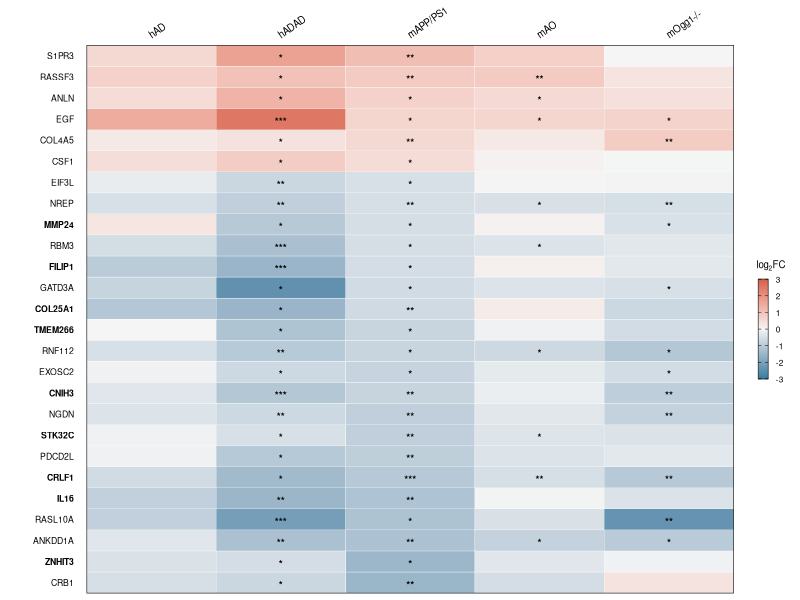
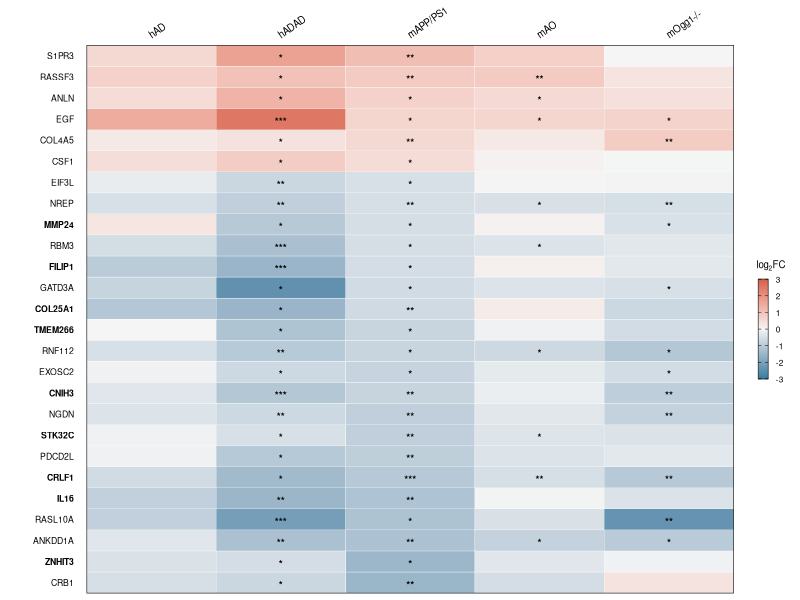

Recreate these plots in R, in order.
# ------------------------------------------------------------------------------
# Fig. 5f - Heatmap, overlap with human AD and ADAD data, astrocytes
#
# Input:  Astrocytes_R.csv
# Output: hADAD_Astro.svg
# ------------------------------------------------------------------------------

# Load libraries
library(tidyverse)
library(reshape2)

# Read input data. Human logFC values (nebula, natural log) are converted to
# log2FC to match the mouse values (limma-voom, log2)
data <- read.csv("Astrocytes_R.csv") %>%
  mutate(across(c(sAD, hADAD), ~ .x / log(2)))

# Column order for the heatmap
logFC_columns <- c("sAD", "hADAD", "APPvsWT", "AOvsWT", "Ogg1vsWT")
pval_columns <- c("sAD_pval", "hADAD_pval","APPvsWT_pval", "AOvsWT_pval", "Ogg1vsWT_pval")

# Symmetric color scale limits (rounded up to 0.5)
fc_limit <- ceiling(max(abs(data[, logFC_columns]), na.rm = TRUE) * 2) / 2

# Order genes by APPvsWT log2FC (highest at top)
sorted_genes <- data %>%
  arrange(desc(APPvsWT)) %>%
  pull(Gene)

sorted_genes <- rev(sorted_genes)

# Position of each gene in the heatmap
gene_order <- data.frame(
  Gene = sorted_genes,
  Order = 1:length(sorted_genes)
)

# Genes shown in bold
bold_genes <- c("COL16A1", "PAQR4", "RLBP1", "IRAK4", "CHKB", "PPP1R26", "MAPK12", "CMTM5", "DERA", "PXMP4", "CRLF1", "STK32C", "COL25A1", "DOCK10", "CNIH3", "CACNA1H", "IL16", "FRMD5", "CDKL1", "TMEM266", "ZNHIT3", "FILIP1", "PTPRE", "SH3PXD2A", "AJAP1", "MMP24"
)

# Reshape to long format and add p-values
plot_data <- data %>%
  left_join(gene_order, by = "Gene") %>%
  dplyr::select(Gene, Order, all_of(logFC_columns)) %>%
  melt(id.vars = c("Gene", "Order"), variable.name = "Comparison", value.name = "logFC") %>%
  # Add p-values
  left_join(
    data %>%
      dplyr::select(Gene, all_of(pval_columns)) %>%
      melt(id.vars = "Gene", variable.name = "pval_var", value.name = "pval") %>%
      mutate(Comparison = str_remove(pval_var, "_pval")) %>%
      dplyr::select(-pval_var),
    by = c("Gene", "Comparison")
  ) %>%
  # Significance stars
  mutate(
    pval_stars = case_when(
      pval < 0.001 ~ "***",
      pval < 0.01 ~ "**",
      pval < 0.05 ~ "*",
      TRUE ~ ""
    ),
    is_significant = pval < 0.05
  ) %>%
  # Set column and gene order
  mutate(
    Comparison = factor(Comparison, levels = logFC_columns),
    Gene = factor(Gene, levels = sorted_genes)
  ) %>%
  arrange(Order, Comparison)

# Column labels
comparison_labels <- c("hAD", "hADAD", "mAPP/PS1", "mAO", "mOgg1-/-")
levels(plot_data$Comparison) <- comparison_labels

# Number of genes and comparisons
n_genes <- length(unique(plot_data$Gene))
n_comparisons <- length(unique(plot_data$Comparison))

# Cell size (inches)
cell_width <- 0.08
cell_height <- 0.08

# Plot size from number of cells
plot_width <- n_comparisons * cell_width + 2.2
plot_height <- n_genes * cell_height + 0.8

# Gene labels
gene_labels <- data.frame(
  Gene = sorted_genes,
  y_pos = 1:length(sorted_genes),
  is_bold = sorted_genes %in% bold_genes
)

# Create heatmap
p <- ggplot(plot_data, aes(x = Comparison, y = Gene)) +
  geom_tile(aes(fill = logFC), color = "white", linewidth = 0.1) +
  # Significance stars
  geom_text(aes(label = pval_stars, fontface = ifelse(is_significant, "bold", "plain")),
            size = 2.6, color = "black", vjust = 0.8) +
  # Gene labels left of the heatmap
  geom_text(data = gene_labels,
            aes(x = 0.4, y = y_pos, label = Gene,
                fontface = ifelse(is_bold, "bold", "plain")),
            hjust = 1,
            size = 2.2,
            color = "black",
            inherit.aes = FALSE) +
  scale_fill_gradient2(
    low = "#377B9F",
    mid = "#f5f5f5",
    high = "#d6604d",
    midpoint = 0,
    limits = c(-fc_limit, fc_limit),
    name = expression(log[2]*FC),
    guide = guide_colorbar(
      barwidth = 0.5,
      barheight = 5,
      title.position = "top",
      title.hjust = 0.5,
      frame.colour = "black",
      frame.linewidth = 0.2,
      ticks.colour = "black",
      title.theme = element_text(size = 7),
      label.theme = element_text(size = 6)
    )
  ) +
  scale_x_discrete(
    position = "top",
    expand = expansion(0)
  ) +
  scale_y_discrete(
    expand = expansion(0),
    labels = NULL
  ) +
  labs(x = NULL, y = NULL) +
  theme_minimal() +
  theme(
    aspect.ratio = NULL,
    axis.text.x.top = element_text(
      angle = 35,
      hjust = 0,
      vjust = 0.1,
      size = 7,
      color = "black",
      margin = margin(b = 0, unit = "pt")
    ),
    axis.text.y = element_blank(),
    axis.title = element_blank(),
    panel.grid = element_blank(),
    panel.border = element_rect(
      color = "black",
      fill = NA,
      linewidth = 0.2
    ),
    panel.background = element_blank(),
    legend.position = "right",
    legend.title = element_text(size = 8, color = "black"),
    legend.text = element_text(size = 6, color = "black"),
    axis.ticks.y = element_blank(),
    axis.ticks.x = element_blank(),
    legend.key.size = unit(0.4, "cm"),
    plot.margin = margin(5, 5, 5, 60, unit = "pt"),  # room for gene labels
    panel.spacing = unit(0, "lines"),
    plot.background = element_blank()
  ) +
  coord_cartesian(
    expand = FALSE,
    xlim = c(0.5, n_comparisons + 0.5),
    clip = "off"  # allow gene labels outside the panel
  )

# Show plot
print(p)

# Save plot
ggsave("hADAD_Astro.svg", plot = p, width = plot_width, height = plot_height,
       units = "in", dpi = 1200, bg = "white")
